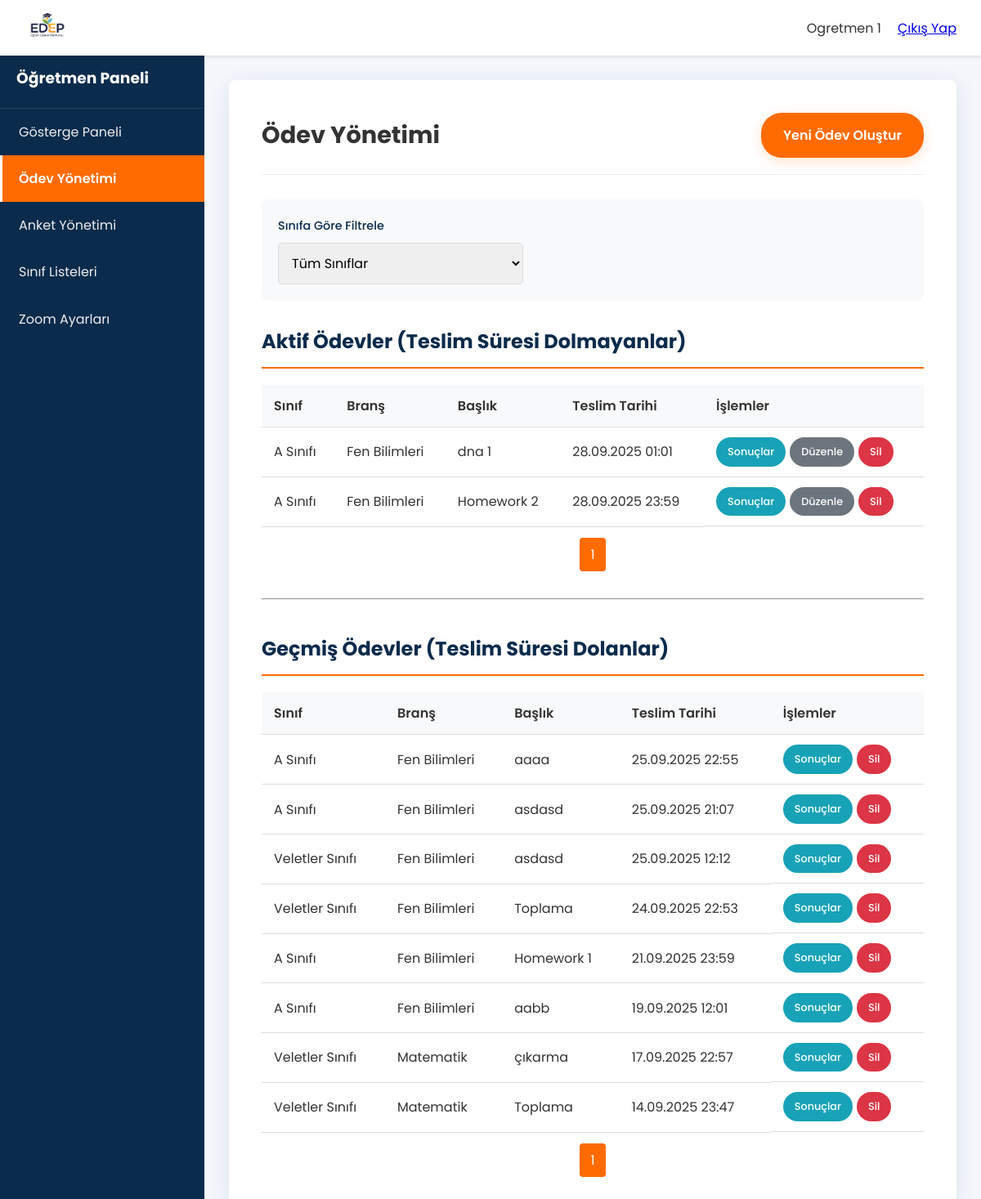
Page /panel.php?sayfa=odev_yonetimi (signed in) on the committed database.
### tables this page shows
CREATE TABLE `odevler` (
  `id` int(11) NOT NULL,
  `ogretmen_id` int(11) NOT NULL,
  `olusturma_tarihi` timestamp NOT NULL DEFAULT current_timestamp(),
  `sinif_id` int(11) NOT NULL,
  `brans_id` int(11) NOT NULL,
  `baslik` varchar(255) NOT NULL,
  `aciklama` text DEFAULT NULL,
  `odev_kodu` varchar(20) DEFAULT NULL,
  `verilis_tarihi` timestamp NULL DEFAULT current_timestamp(),
  `teslim_tarihi` datetime NOT NULL
);

CREATE TABLE `siniflar` (
  `id` int(11) NOT NULL,
  `sinif_adi` varchar(100) NOT NULL,
  `seviye` int(11) NOT NULL
);

CREATE TABLE `branslar` (
  `id` int(11) NOT NULL,
  `brans_adi` varchar(100) NOT NULL,
  `brans_kisaltma` varchar(10) DEFAULT NULL
);

### includes/paneller/ogretmen_sayfalar/odev_yonetimi.php (the view, shortened to what this page needs)
<?php
global $conn;
$ogretmen_id = $_SESSION['kullanici_id'];
$secili_sinif_id = isset($_GET['sinif_id']) ? intval($_GET['sinif_id']) : 0;
$limit = 10;
$aktif_sayfa = isset($_GET['aktif_sayfa']) ? intval($_GET['aktif_sayfa']) : 1;
$offset_aktif = ($aktif_sayfa - 1) * $limit;
$sql_aktif_count = "SELECT COUNT(id) as total FROM odevler WHERE ogretmen_id = ? AND teslim_tarihi >= NOW()";
$stmt_aktif_count = $conn->prepare($sql_aktif_count);
if ($secili_sinif_id > 0) {
    $stmt_aktif_count->bind_param("ii", $ogretmen_id, $secili_sinif_id);
} else {
    $stmt_aktif_count->bind_param("i", $ogretmen_id);
}
$stmt_aktif_count->execute();
$total_aktif = $stmt_aktif_count->get_result()->fetch_assoc()['total'];
$toplam_aktif_sayfa = ceil($total_aktif / $limit);
$sql_aktif = "SELECT o.*, s.sinif_adi, b.brans_adi FROM odevler o JOIN siniflar s ON o.sinif_id = s.id JOIN branslar b ON o.brans_id = b.id WHERE o.ogretmen_id = ? AND o.teslim_tarihi >= NOW()";
$sql_aktif .= " ORDER BY o.teslim_tarihi ASC LIMIT ? OFFSET ?";
$stmt_aktif = $conn->prepare($sql_aktif);
if ($secili_sinif_id > 0) {
    $stmt_aktif->bind_param("iiii", $ogretmen_id, $secili_sinif_id, $limit, $offset_aktif);
} else {
    $stmt_aktif->bind_param("iii", $ogretmen_id, $limit, $offset_aktif);
}
$stmt_aktif->execute();
$aktif_odevler = $stmt_aktif->get_result()->fetch_all(MYSQLI_ASSOC);
$gecmis_sayfa = isset($_GET['gecmis_sayfa']) ? intval($_GET['gecmis_sayfa']) : 1;
$offset_gecmis = ($gecmis_sayfa - 1) * $limit;
$sql_gecmis_count = "SELECT COUNT(id) as total FROM odevler WHERE ogretmen_id = ? AND teslim_tarihi < NOW()";
$stmt_gecmis_count = $conn->prepare($sql_gecmis_count);
if ($secili_sinif_id > 0) {
    $stmt_gecmis_count->bind_param("ii", $ogretmen_id, $secili_sinif_id);
} else {
    $stmt_gecmis_count->bind_param("i", $ogretmen_id);
}
$stmt_gecmis_count->execute();
$total_gecmis = $stmt_gecmis_count->get_result()->fetch_assoc()['total'];
$toplam_gecmis_sayfa = ceil($total_gecmis / $limit);
$sql_gecmis = "SELECT o.*, s.sinif_adi, b.brans_adi FROM odevler o JOIN siniflar s ON o.sinif_id = s.id JOIN branslar b ON o.brans_id = b.id WHERE o.ogretmen_id = ? AND o.teslim_tarihi < NOW()";
$sql_gecmis .= " ORDER BY o.teslim_tarihi DESC LIMIT ? OFFSET ?";
$stmt_gecmis = $conn->prepare($sql_gecmis);
if ($secili_sinif_id > 0) {
    $stmt_gecmis->bind_param("iiii", $ogretmen_id, $secili_sinif_id, $limit, $offset_gecmis);
} else {
    $stmt_gecmis->bind_param("iii", $ogretmen_id, $limit, $offset_gecmis);
}
$stmt_gecmis->execute();
$gecmis_odevler = $stmt_gecmis->get_result()->fetch_all(MYSQLI_ASSOC);
?>
<div class="card">
    <div class="card-header">
        <h1>Ödev Yönetimi</h1>
        <a href="panel.php?sayfa=odev_form" class="btn btn-primary">Yeni Ödev Oluştur</a>
    </div>
    <div class="card-body">
        <form method="GET" class="styled-form panel-filters">
            <div class="form-group">
                <label for="sinif_id_filter">Sınıfa Göre Filtrele</label>
                <select name="sinif_id" id="sinif_id_filter" onchange="this.form.submit()">
                    <option value="0">Tüm Sınıflar</option>
                </select>
            </div>
        </form>
        <div class="odev-tablo-grup">
            <h3>Aktif Ödevler (Teslim Süresi Dolmayanlar)</h3>
            <div class="table-responsive">
                <table class="table">
                    <thead>
                        <tr>
                            <th>Sınıf</th>
                            <th>Branş</th>
                            <th>Başlık</th>
                            <th>Teslim Tarihi</th>
                            <th>İşlemler</th>
                        </tr>
                    </thead>
                    <tbody>
                        <?php if (count($aktif_odevler) > 0): ?>
                            <?php foreach ($aktif_odevler as $odev): ?>
                                <tr>
                                    <td><?= htmlspecialchars($odev['sinif_adi']) ?></td>
                                    <td><?= htmlspecialchars($odev['brans_adi']) ?></td>
                                    <td><?= htmlspecialchars($odev['baslik']) ?></td>
                                    <td><?= date('d.m.Y H:i', strtotime($odev['teslim_tarihi'])) ?></td>
                                    <td class="actions">
                                        <a href="panel.php?sayfa=odev_detay&odev_id=<?= $odev['id'] ?>" class="btn btn-info btn-sm">Sonuçlar</a>
                                        <a href="panel.php?sayfa=odev_form&id=<?= $odev['id'] ?>" class="btn btn-secondary btn-sm">Düzenle</a>
                                        <a href="actions/odev_action.php?islem=sil&odev_id=<?= $odev['id'] ?>" class="btn btn-danger btn-sm btn-sil">Sil</a>
                                    </td>
                                </tr>
                            <?php endforeach; ?>
                        <?php else: ?>
                            <tr><td colspan="5" style="text-align: center;">Aktif ödev bulunmuyor.</td></tr>
                        <?php endif; ?>
                    </tbody>
                </table>
            </div>
            <div class="pagination-container">
                <?php for ($i = 1; $i <= $toplam_aktif_sayfa; $i++): ?>
                    <a href="panel.php?sayfa=odev_yonetimi&sinif_id=<?= $secili_sinif_id ?>&aktif_sayfa=<?= $i ?>&gecmis_sayfa=<?= $gecmis_sayfa ?>" class="<?= ($i == $aktif_sayfa) ? 'active' : '' ?>"><?= $i ?></a>
                <?php endfor; ?>
            </div>
        </div>
        <hr style="margin: 40px 0;">
        <div class="odev-tablo-grup">
            <h3>Geçmiş Ödevler (Teslim Süresi Dolanlar)</h3>
            <div class="table-responsive">
                 <table class="table">
                    <thead>
                        <tr>
                            <th>Sınıf</th>
                            <th>Branş</th>
                            <th>Başlık</th>
                            <th>Teslim Tarihi</th>
                            <th>İşlemler</th>
                        </tr>
                    </thead>
                    <tbody>
                        <?php if (count($gecmis_odevler) > 0): ?>
                            <?php foreach ($gecmis_odevler as $odev): ?>
                                <tr>
                                    <td><?= htmlspecialchars($odev['sinif_adi']) ?></td>
                                    <td><?= htmlspecialchars($odev['brans_adi']) ?></td>
                                    <td><?= htmlspecialchars($odev['baslik']) ?></td>
                                    <td><?= date('d.m.Y H:i', strtotime($odev['teslim_tarihi'])) ?></td>
                                    <td class="actions">
                                        <a href="panel.php?sayfa=odev_detay&odev_id=<?= $odev['id'] ?>" class="btn btn-info btn-sm">Sonuçlar</a>
                                        <a href="actions/odev_action.php?islem=sil&odev_id=<?= $odev['id'] ?>" class="btn btn-danger btn-sm btn-sil">Sil</a>
                                    </td>
                                </tr>
                            <?php endforeach; ?>
                        <?php else: ?>
                             <tr><td colspan="5" style="text-align: center;">Geçmiş ödev bulunmuyor.</td></tr>
                        <?php endif; ?>
                    </tbody>
                </table>
            </div>
            <div class="pagination-container">
                <?php for ($i = 1; $i <= $toplam_gecmis_sayfa; $i++): ?>
                    <a href="panel.php?sayfa=odev_yonetimi&sinif_id=<?= $secili_sinif_id ?>&aktif_sayfa=<?= $aktif_sayfa ?>&gecmis_sayfa=<?= $i ?>" class="<?= ($i == $gecmis_sayfa) ? 'active' : '' ?>"><?= $i ?></a>
                <?php endfor; ?>
            </div>
        </div>
    </div>
</div>

### css/style.css (style rules this page uses)
:root { --primary-color: #FF6B00; --secondary-color: #0A2B4C; --accent-color: #4CAF50; --info-color: #17a2b8; --danger-color: #dc3545; --warning-color: #ffc107; --text-color: #333; --light-text-color: #FFFFFF; --background-color: #F4F7FC; --container-width: 1140px; --border-radius: 8px; }
* { margin: 0; padding: 0; box-sizing: border-box; }
html { scroll-behavior: smooth; }
body { font-family: 'Poppins', sans-serif; line-height: 1.7; color: var(--text-color); background-color: var(--background-color); display: flex; flex-direction: column; min-height: 100vh; }
.btn { display: inline-block; padding: 12px 25px; border-radius: 25px; text-decoration: none; font-weight: 600; transition: all 0.3s ease; border: 2px solid transparent; cursor: pointer; text-align: center; }
.btn-primary { background-color: var(--primary-color); color: var(--light-text-color); box-shadow: 0 4px 15px rgba(255, 107, 0, 0.2); }
.btn-secondary { background-color: #6c757d; color: #fff; }
.btn-info { background-color: var(--info-color); color: #fff; }
.btn-danger { background-color: var(--danger-color); color: var(--light-text-color); }
.btn-sm { padding: 5px 12px; font-size: 0.8rem; font-weight: 500; }
.card { background: #fff; padding: 40px; border-radius: var(--border-radius); box-shadow: 0 5px 30px rgba(0, 43, 84, 0.1); width: 100%; }
.card-header { display: flex; justify-content: space-between; align-items: center; margin-bottom: 30px; padding-bottom: 20px; border-bottom: 1px solid #eee; }
.card-header h1 { font-size: 1.8rem; }
.styled-form { display: flex; flex-direction: column; gap: 20px; }
.form-group { flex: 1; display: flex; flex-direction: column; }
.form-group label { margin-bottom: 8px; font-weight: 500; color: var(--secondary-color); font-size: 0.9rem; }
.form-group input, .form-group textarea, .form-group select { width: 100%; padding: 12px; border: 1px solid #ddd; border-radius: 5px; font-size: 1rem; font-family: 'Poppins', sans-serif; transition: border-color 0.3s ease, box-shadow 0.3s ease; }
.table-responsive { overflow-x: auto; }
.table { width: 100%; border-collapse: collapse; }
.table th, .table td { padding: 12px 15px; border-bottom: 1px solid #ddd; text-align: left; vertical-align: middle; }
.table th { background-color: #f8f9fa; font-weight: 600; }
.actions { display: flex; gap: 5px; white-space: nowrap; }
.pagination-container { margin-top: 20px; text-align: center; }
.pagination-container a { color: var(--secondary-color); padding: 8px 12px; text-decoration: none; transition: background-color .3s; border: 1px solid #ddd; margin: 0 4px; border-radius: 4px; }
.pagination-container a.active { background-color: var(--primary-color); color: white; border: 1px solid var(--primary-color); }
.panel-filters { background-color: #f8f9fa; padding: 20px; border-radius: var(--border-radius); margin-bottom: 30px; }
.panel-filters .form-group { max-width: 300px; }
.odev-tablo-grup h3 { font-size: 1.5rem; color: var(--secondary-color); margin-bottom: 20px; padding-bottom: 10px; border-bottom: 2px solid var(--primary-color); }

### rows in the picture
odevler: sinif.sinif_adi "A Sınıfı", brans.brans_adi "Fen Bilimleri", baslik "dna 1", teslim_tarihi "28.09.2025 01:01"
odevler: sinif.sinif_adi "A Sınıfı", brans.brans_adi "Fen Bilimleri", baslik "Homework 2", teslim_tarihi "28.09.2025 23:59"
odevler: sinif.sinif_adi "A Sınıfı", brans.brans_adi "Fen Bilimleri", baslik "aaaa", teslim_tarihi "25.09.2025 22:55"
odevler: sinif.sinif_adi "A Sınıfı", brans.brans_adi "Fen Bilimleri", baslik "asdasd", teslim_tarihi "25.09.2025 21:07"
odevler: sinif.sinif_adi "Veletler Sınıfı", brans.brans_adi "Fen Bilimleri", baslik "asdasd", teslim_tarihi "25.09.2025 12:12"
odevler: sinif.sinif_adi "Veletler Sınıfı", brans.brans_adi "Fen Bilimleri", baslik "Toplama", teslim_tarihi "24.09.2025 22:53"
odevler: sinif.sinif_adi "A Sınıfı", brans.brans_adi "Fen Bilimleri", baslik "Homework 1", teslim_tarihi "21.09.2025 23:59"
odevler: sinif.sinif_adi "A Sınıfı", brans.brans_adi "Fen Bilimleri", baslik "aabb", teslim_tarihi "19.09.2025 12:01"
odevler: sinif.sinif_adi "Veletler Sınıfı", brans.brans_adi "Matematik", baslik "çıkarma", teslim_tarihi "17.09.2025 22:57"
odevler: sinif.sinif_adi "Veletler Sınıfı", brans.brans_adi "Matematik", baslik "Toplama", teslim_tarihi "14.09.2025 23:47"

### other values in the picture
$_SESSION['ad_soyad'] "Ogretmen 1"
